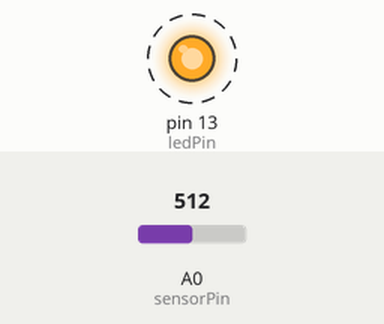
Recording of a sketch running on a simulated Arduino Uno, built with avr-gcc and run on an emulated ATmega328P. Parts: output pins drawn as LEDs (lit = HIGH). Dashed ring = blinking. The test bench sets the inputs (shaded band); at power-on: A0 (sensorPin) = 512.

Above: at 0.2 s.
Timing chart, 0 to 3.0 s (numbered marks = the images above):
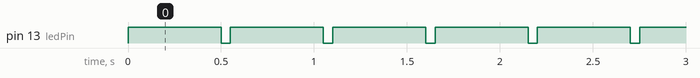

The sketch:

mothers-love.ino
```cpp
//"Mom says: love you sweetie, have a great day!"

//use a sensor value larger to represent the mom's age (to the child's.)


int sensorPin = A0;    // select the input pin for the potentiometer
int ledPin = 13;      // select the pin for the LED
int sensorValue = 0;  // variable to store the value coming from the sensor
int mom = 500;
int child = 50;
int sentenceEnd = 0;

void setup() {
  // declare the ledPin as an OUTPUT:
  pinMode(ledPin, OUTPUT);
}

void loop() {
  // read the value from the sensor:
  sensorValue = analogRead(sensorPin);
  // turn the ledPin on
  digitalWrite(ledPin, HIGH);
  // stop the program for <sensorValue> milliseconds:
  delay(mom);
  // turn the ledPin off:
  digitalWrite(ledPin, LOW);
  // stop the program for for <sensorValue> milliseconds:
  delay(child);
}
```

Measured:
- by itself, pin 13 (ledPin): alternates HIGH for 0.50 s and LOW for 0.05 s
